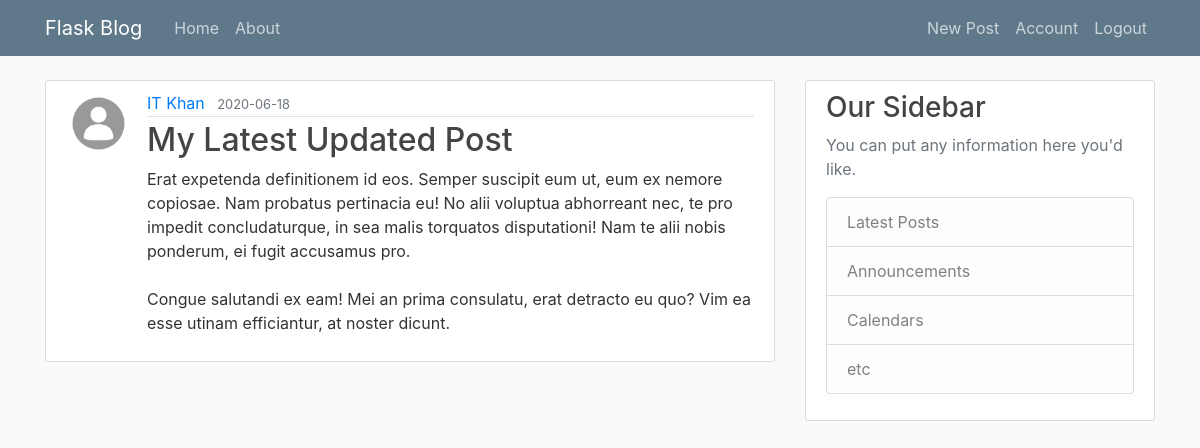
The page /posts/26 (signed in) on the database its author committed.
### flaskblog/models.py (models this page shows, shortened)
class User(db.Model, UserMixin):
	id = db.Column(db.Integer, primary_key=True)
	username = db.Column(db.String(20), unique=True, nullable=False)
	email = db.Column(db.String(120), unique=True, nullable=False)
	image_file = db.Column(db.String(120), nullable=False, default='default.jpg')
	password = db.Column(db.String(60), nullable=False)
	posts = db.relationship('Post', backref='author', lazy=True)

class Post(db.Model):
	id = db.Column(db.Integer, primary_key=True)
	title = db.Column(db.String(100), nullable=False)
	date_posted = db.Column(db.DateTime, nullable=False, default=datetime.utcnow)
	content = db.Column(db.Text, nullable=False)
	user_id = db.Column(db.Integer, db.ForeignKey('user.id'), nullable=False)

### flaskblog/routes.py (the view)
@app.route('/posts/<int:post_id>')
@login_required
def post(post_id):
	post = Post.query.get_or_404(post_id)
	return render_template('post.html', title='Post', post=post)

### flaskblog/models.py (called while the page is built)
@login_manager.user_loader
def load_user(user_id):
	return User.query.get(int(user_id))

### flaskblog/templates/post.html (shortened to what this page needs)
{% extends 'layout.html' %}
{% block content %}
	<article class="media content-section">
	  <img class='rounded-circle article-img' src="{{ url_for('static', filename='profile_pics/'+post.author.image_file) }}">
	  <div class="media-body">
	    <div class="article-metadata">
	      <a class="mr-2" href="{{ url_for('user_posts', username=post.author.username) }}">{{ post.author.username }}</a>
	      <small class="text-muted">{{ post.date_posted.strftime('%Y-%m-%d') }}</small>
	    </div>
	    <h2 class="article-title">{{ post.title }}</h2>
	    <p class="article-content">{{ post.content }}</p>
	  </div>
	</article>
{% endblock content %}

### flaskblog/static/main.css (style rules this page uses)
body { background: #fafafa; color: #333333; margin-top: 5rem; }
h1, h2, h3, h4, h5, h6 { color: #444444; }
.content-section { background: #ffffff; padding: 10px 20px; border: 1px solid #dddddd; border-radius: 3px; margin-bottom: 20px; }
.article-title { color: #444444; }
.article-content { white-space: pre-line; }
.article-img { height: 65px; width: 65px; margin-right: 16px; }
.article-metadata { padding-bottom: 1px; margin-bottom: 4px; border-bottom: 1px solid #e3e3e3 }

### rows shown on the page
User: image_file (placeholder picture), author.username "IT Khan"
Post: date_posted "2020-06-18", title "My Latest Updated Post", content "Erat expetenda definitionem id eos. Semper suscipit eum ut, eum ex nemore copiosae. Nam probatus pertinacia eu! No alii voluptua abhorreant nec, te pro impedit concludaturque, in sea malis torquatos disputationi! Nam te alii nobis ponderum, ei fugit accusamus pro. Congue salutandi ex eam! Mei an prima consulatu, erat detracto eu quo? Vim ea esse utinam efficiantur, at noster dicunt."
